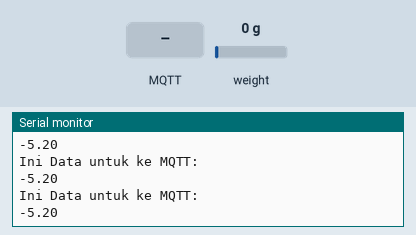
Bench run of a sketch on a simulated ESP8266 (NodeMCU). On the bench: the last lines printed to the serial monitor. The test bench sets the inputs (shaded band); at power-on: weight on the scale 0 g. WiFi joins after 1.5 s; servers stay silent unless stated; no MQTT or app messages arrive unless stated.

Above: at 3.7 s.
3.8 s: MQTT message "reset" arrives on the first subscribed topic
At 3.87 s:
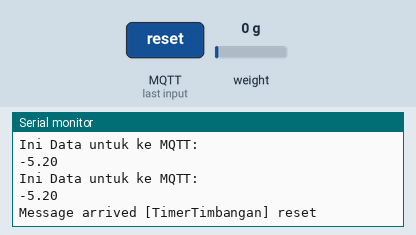
5.3 s: MQTT message "5" arrives on the first subscribed topic
6.8 s: MQTT message "on" arrives on the first subscribed topic
At 6.88 s:
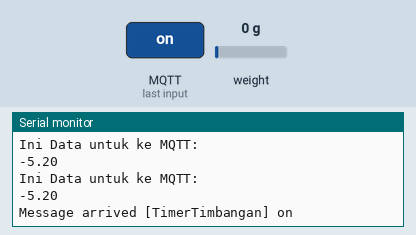
8.3 s: weight on the scale set to 100 g
At 8.39 s:
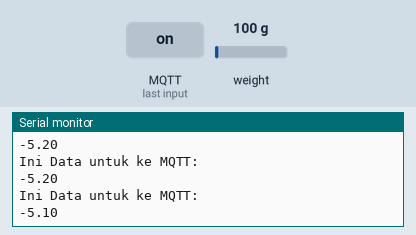
9.8 s: weight on the scale set to 1250 g
At 9.8 s:
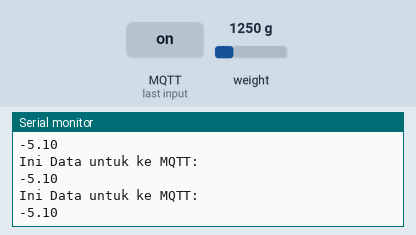
Timing chart, 0 to 12.3 s (numbered marks = the images above; inputs shaded):
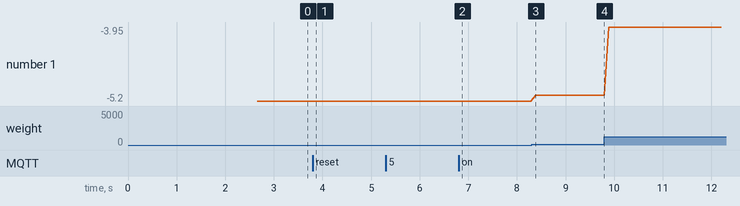

The sketch:

Timbangan-Gas-d43289755a12.ino
```cpp
#include <ESP8266WiFi.h>
#include <WiFiManager.h>
#include <PubSubClient.h>
#include <EEPROM.h>
#include "HX711.h"
#include <PZEM004Tv30.h>
#include <SoftwareSerial.h>
#include "secret.h"

#if defined(ESP32)
    #error "Software Serial is not supported on the ESP32"
#endif

WiFiClient espClient;
PubSubClient client(espClient);

const char* mqtt_server = MQTT_SERVER ;
const char* mqtt_user = MQTT_USER;
const char* mqtt_pass = MQTT_PASS;

const char* mqttQueueTimbangan = MQTTQUEUETIMBANGAN;
const char* mqttQueuePublish = MQTTQUEUEPUBLISH;
const char* mqttSubscribe = MQTTSUBSCRIBE;

const int deviceDout= D6; // Deklarasi Pin 4 (12=6) ini = D2
const int deviceSck= D5; // Deklarasi Pin 12 (14=5) D5
HX711 scale;
float calibration_factor = 18650; // Memasukan Nilai "18650" ke Varibel calibration_factor dalam tipe data Float
const char* CL = "LSKK-Gas-d43289755a12"; //ini diganti
String deviceGuid = "Timbangan-Gas-d43289755a12"; //ini diganti juga
byte mac[6];
int address = 0;
int waktuKirim = 1000;
String MACAddress;
float Weight;
int loop_count  = 0 ; //loop count loop

unsigned long interval=35000; // the time we need to wait
unsigned long previousMillis=0; // millis() returns an unsigned long.

bool ledState = false;

bool shouldSaveConfig = false;

void saveConfigCallback () {
  Serial.println("Should save config");
  shouldSaveConfig = true;
}

String mac2String(byte ar[]) {
  String s;
  for (byte i = 0; i < 6; ++i)
  {
    char buf[3];
    sprintf(buf, "%2X", ar[i]);
    s += buf;
    if (i < 5) s += ':';
  }
  return s;
}

void mqttCallback(char* topic, byte* payload, unsigned int length) {
  Serial.print("Message arrived [");
  Serial.print(topic);
  Serial.print("] ");
  String response;
  String timerValue;
  String guidAuth;
  String res;
  String resGuid;
  for (int i = 0; i < length; i++) {
    response += (char)payload[i];
    if (i < 36){
      guidAuth += (char)payload[i];
    }
    if (i > 36){
      timerValue += (char)payload[i];
    }
    if (i < 5) {
      res += (char)payload[i];
    }
    if (i > 5 and i < 42) {
      resGuid += (char)payload[i];
    }

  }
  Serial.println(guidAuth);
  if (guidAuth == deviceGuid){
    Serial.print("Waktu Kirim sekarang adalah : ");
    Serial.println(timerValue);
    waktuKirim = timerValue.toInt();
  }
  if (res == "reset" and resGuid == deviceGuid){
    WiFiManager wifiManager;
    wifiManager.setAPStaticIPConfig(IPAddress(192,168,4,1), IPAddress(192,168,4,1), IPAddress(255,255,255,0));
    wifiManager.startConfigPortal("Timbangan Dispenser");
    Serial.println("connected!");
  }
}
void printMACAddress() {
  WiFi.macAddress(mac);
  MACAddress = mac2String(mac);
  Serial.println(MACAddress);
}
void setup_wifi () {
  WiFiManager wifiManager;
  wifiManager.setSaveConfigCallback(saveConfigCallback);
  wifiManager.setAPStaticIPConfig(IPAddress(192,168,4,1), IPAddress(192,168,4,1), IPAddress(255,255,255,0));
  if(!wifiManager.autoConnect("Timbangan Dispenser")) {
    Serial.println("failed to connect and hit timeout");
    delay(3000);
  }
  Serial.println("connected...yeey :)");
}
void mqttReconnect() {
  printMACAddress();
  const char* CL;
  CL = MACAddress.c_str();
  Serial.println(CL);
  while (!client.connected()) {
    Serial.print("Attempting MQTT connection...");
    // Attempt to connect
    if (client.connect(CL, mqtt_user, mqtt_pass)) {
      Serial.println("connected");
      client.subscribe(mqttSubscribe);
    } else {Serial.print("failed, rc=");
      Serial.print(client.state());
      Serial.println(" try again in 5 seconds");
      ESP.restart();
      delay(5000);
    }
  }
}
void setup() {
  Serial.begin(115200);
  setup_wifi ();
  client.setServer(mqtt_server, 1883);
  client.setCallback(mqttCallback);
  scale.begin(deviceDout, deviceSck);
  scale.set_scale(calibration_factor); //Adjust to this calibration factor
//  scale.tare(); //Reset the scale to 0
  long zero_factor = scale.read_average(); //Get a baseline reading
  Serial.print("Zero factor: "); //This can be used to remove the need to tare the scale. Useful in permanent scale projects.
  Serial.println(zero_factor);
  watchdogSetup();

}

void watchdogSetup(void) {
  ESP.wdtDisable();
}
void loop() {
  unsigned long currentMillis = millis();
  String dataSendtoMqtt;
  if (!client.connected()) {
    mqttReconnect();
  }
  client.loop();
//  Serial.print("Custom Address: ");
//  watchdogSetup();
//  Serial.println(pzem.readAddress(), HEX);
  float voltage = 0;
  float current = 0;
  float power = 0;
  float energy = 0;
  float frequency = 0;
  float pf = 0;
  Weight = scale.get_units();
  float containerWeight = 5.20; // tergantung nilai data dari script kalibrasi
  // jika nilai Weight ++ = Weight - containerWeight
  //jika nilai Weight -- = containerWeight - Weight
  float dataWeight = Weight - containerWeight;
  String convertDataWeight = String(dataWeight);
  String dataRMQ = String(convertDataWeight);
  char dataToMQTT[50];
  dataRMQ.toCharArray(dataToMQTT, sizeof(dataToMQTT));
  Serial.println("Ini Data untuk ke MQTT: ");
  Serial.println(dataToMQTT);
  watchdogSetup();
  dataSendtoMqtt = String(deviceGuid + "#" + voltage + "#" + current + "#" + power + "#" + energy + "#" + frequency + "#" + pf + "#" + dataToMQTT);
  if ((unsigned long)(currentMillis - previousMillis) >= interval) {
    client.publish(mqttQueueTimbangan,dataSendtoMqtt.c_str());
    Serial.println(dataSendtoMqtt);
    previousMillis = millis();
  }
}
```

secret.h
```cpp
#define MQTT_SERVER "cloudrmqserver.pptik.id"
#define MQTT_USER "/TimbanganD22:timbangan_dispenser22"
#define MQTT_PASS "TimbanganD22!"

#define MQTTQUEUETIMBANGAN "Sensor"
#define MQTTQUEUEPUBLISH "Log"
#define MQTTSUBSCRIBE "TimerTimbangan"
```

Measured:
- after the input at 3.8 s, the serial monitor: prints a new line after 0.06 s (image 1)
- after the input at 6.8 s, the serial monitor: prints a new line after 0.08 s (image 2)
- after the input at 8.3 s, the serial monitor: prints a new line after 0.08 s (image 3)
- plotted number 1: -5.2 → -5.1 after the input at 8.3 s, -5.1 → -3.95 after the input at 9.8 s
